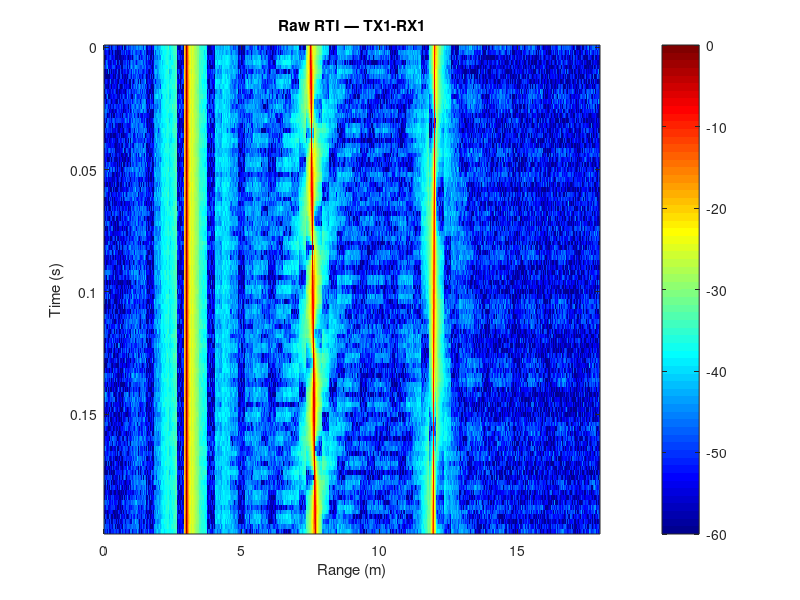
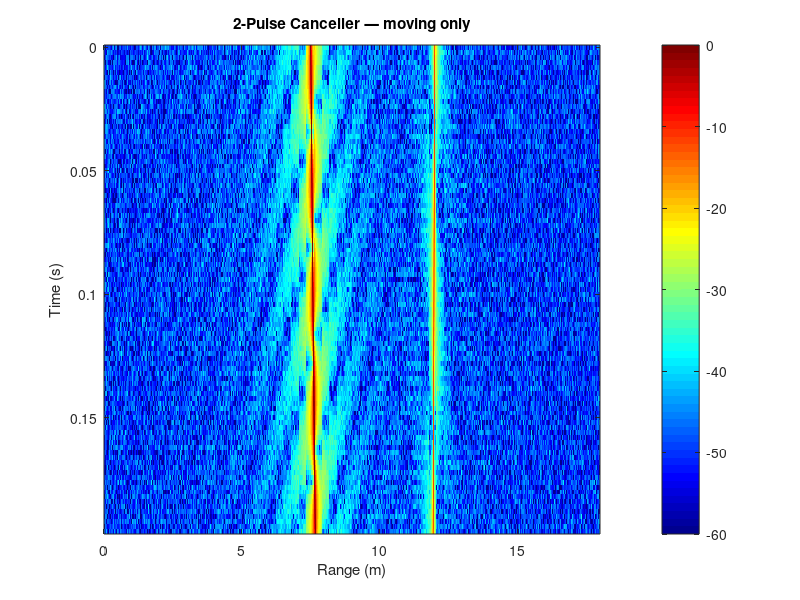
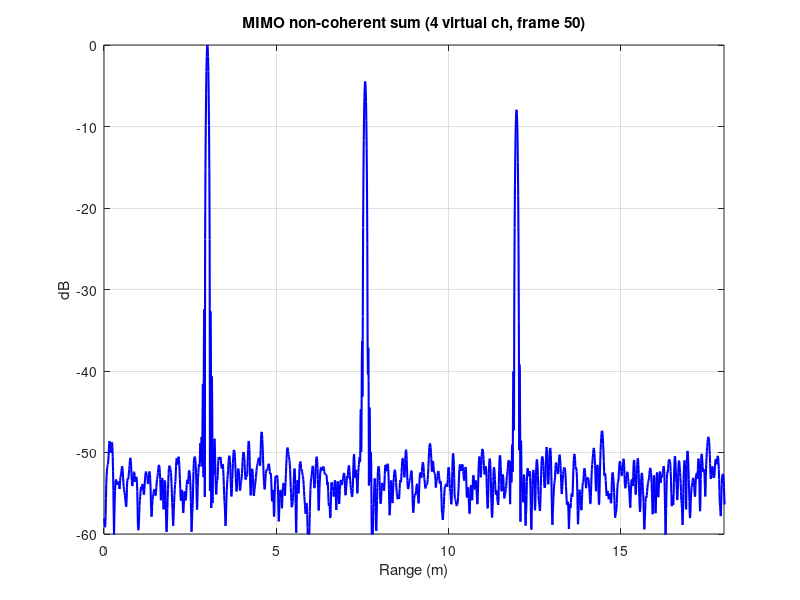

These figures' MATLAB source, in order:
%% FMCW MIMO RADAR — 2x2 hardware-trigger host script (ESP32-C3 + USB-6366)
%
%  This is a 2 TX × 2 RX MIMO configuration using ONLY working antennas:
%    Active TX channels: 1 and 4   (TX2, TX3 are damaged)
%    Active RX channels: 1 and 4   (RFIN2, RFIN3 antennas damaged)
%  Virtual array: 2 × 2 = 4 elements
%
%  IMPORTANT — firmware compatibility note:
%  The current radar_esp32c3_hw_trig.ino firmware uses the chip's state
%  machine which cycles through TX1->TX2->TX3->TX4 on consecutive TxADV
%  pulses (4 chirps per frame). Two practical options for 2x2 MIMO:
%
%    Option A (no firmware changes — used by this script):
%      Capture all 4 chirps per frame, but in MATLAB only USE the
%      TX1 and TX4 chirps (chirps 1 and 4). Discard chirps 2, 3.
%      Frame rate effectively halves (~125 fps instead of 250 fps).
%      Total wasted: 50% of capture time on damaged channels.
%
%    Option B (requires firmware update):
%      Reprogram the firmware state machine to cycle TX1 -> TX4 only,
%      and reduce the loop count from 4 to 2 in doMIMOFrame().
%      Specifically change:
%        spiWrite(PIN_CS_TX, 0x019, 0x12);  -> 0x14   (S1=1, S2=4)
%        spiWrite(PIN_CS_TX, 0x01A, 0x34);  -> 0x00   (S3, S4 unused)
%        for (uint8_t ch = 0; ch < 4; ch++)  -> "ch < 2"
%      Frame rate: full 250 fps. No wasted captures.
%
%  This script implements Option A (no firmware changes needed).
%  When you're ready for Option B, set USE_2TX_FIRMWARE = true and
%  reflash with the updated firmware.

clear; clc; close all;
fprintf('============================================================\n');
fprintf('FMCW MIMO RADAR — 2x2 HW Trigger (ESP32-C3 + USB-6366)\n');
fprintf('============================================================\n\n');

USE_HARDWARE = false;
USE_2TX_FIRMWARE = true;    % updated firmware natively cycles only TX1->TX4 (2 chirps/frame)
ESP32_PORT = 'COM3';
DAQ_NAME   = 'Dev1';

% --- Active channels ---
TX_CHANNELS = [1 4];           % active TX
RX_CHANNELS = [1 4];           % active RX
NUM_TX = length(TX_CHANNELS);  % 2
NUM_RX = length(RX_CHANNELS);  % 2
RX_AI_MAP = [0 1];             % AI 0 -> RX1, AI 1 -> RX4

% Firmware fires CHIRPS_PER_FRAME chirps per frame regardless of how many
% we actually use. With unmodified firmware, this is 4 (TX1, TX2, TX3, TX4).
if USE_2TX_FIRMWARE
    CHIRPS_PER_FRAME = NUM_TX;     % 2
    USED_CHIRP_IDX   = 1:NUM_TX;   % use all of them
else
    CHIRPS_PER_FRAME = 4;          % firmware cycles all 4 TX states
    USED_CHIRP_IDX   = TX_CHANNELS;% only chirps 1 and 4 are usable
end

% --- Radar parameters ---
c       = 3e8;
fstart  = 16e9;
fstop   = 20e9;
BW      = fstop - fstart;
Tp      = 1e-3;
FS      = 1e6;
N       = round(Tp * FS);

V_START = 2.0;  V_STOP = 6.0;

zpad       = 8 * N / 2;
rr         = c / (2 * BW);
max_range  = rr * N / 2;
range_axis = linspace(0, max_range, zpad/2);
dbv = @(x) 20*log10(abs(x) + eps);

NUM_FRAMES = 100;
frame_time = CHIRPS_PER_FRAME * Tp;
time_axis  = (0:NUM_FRAMES-1) * frame_time;

fprintf('Active TX: [%s], Active RX: [%s]\n', ...
    sprintf('%d ', TX_CHANNELS), sprintf('%d ', RX_CHANNELS));
fprintf('BW: %.1f GHz | Res: %.2f cm | Max: %.1f m\n', BW/1e9, rr*100, max_range);
if USE_2TX_FIRMWARE
    fprintf('Firmware mode: 2-TX (%.0f fps theoretical)\n\n', 1/frame_time);
else
    fprintf('Firmware mode: 4-TX, using only chirps [%s] (%.0f fps effective)\n\n', ...
        sprintf('%d ', USED_CHIRP_IDX), 1/frame_time);
end

%% ============================================================
%  HARDWARE INIT
%  ============================================================
ard = []; dq_ao = []; dq_ai = [];

if USE_HARDWARE
    fprintf('Connecting to ESP32-C3...\n');
    ard = serialport(ESP32_PORT, 115200, 'Timeout', 5);
    configureTerminator(ard, 'LF');
    pause(2); flush(ard);

    resp = esp32_cmd(ard, 'V');
    if contains(resp, 'FAIL'), error('SPI failed: %s', resp); end
    fprintf('  %s\n', resp);

    resp = esp32_cmd(ard, 'I');
    fprintf('  %s\n', resp);

    % Enable sequencers (hw_trig firmware needs this)
    resp = esp32_cmd(ard, 'S');
    fprintf('  %s\n', resp);

    % Match firmware chirp duration
    resp = esp32_cmd(ard, sprintf('T %d', round(Tp * 1e6)));
    fprintf('  %s\n\n', resp);

    fprintf('Setting up USB-6366...\n');

    dq_ao = daq('ni');
    addoutput(dq_ao, DAQ_NAME, 'ao0', 'Voltage');
    dq_ao.Rate = 100e3;
    ramp = linspace(V_START, V_STOP, round(dq_ao.Rate * Tp))';

    dq_ai = daq('ni');
    for k = 1:NUM_RX
        ai = addinput(dq_ai, DAQ_NAME, sprintf('ai%d', RX_AI_MAP(k)), 'Voltage');
        ai.TerminalConfig = 'Differential';
        ai.Range = [-1 1];
    end
    dq_ai.Rate = FS;

    % *** PFI 0 TRIGGER CONFIGURATION ***
    % Uncomment the method matching your DAQ Toolbox version:
    %
    % --- Method 1: DataAcquisition interface (R2020a+) ---
    % addtrigger(dq_ai, 'Digital', 'StartTrigger', ...
    %            [DAQ_NAME '/PFI0'], 'RisingEdge');
    %
    % --- Method 2: Session-based interface (R2014a-R2019b) ---
    % addTriggerConnection(dq_ai, 'External', ...
    %            [DAQ_NAME '/PFI0'], 'StartTrigger');

    fprintf('  AO: continuous repeating ramp at %.0f kHz\n', dq_ao.Rate/1e3);
    fprintf('  AI: PFI 0 triggered, %d samples/chirp at %.0f kHz\n', N, dq_ai.Rate/1e3);
    fprintf('  Wire: ESP32-C3 GPIO 19 -> USB-6366 PFI 0\n\n');
    fprintf('Hardware ready.\n\n');
else
    fprintf('SIMULATION MODE\n\n');
end

%% ============================================================
%  CAPTURE: Hardware-triggered multi-frame
%  ============================================================
function sif_all = capture_hw_triggered(ard, dq_ao, dq_ai, ramp, ...
        Tp, N, NUM_TX, NUM_RX, NUM_FRAMES, ...
        CHIRPS_PER_FRAME, USED_CHIRP_IDX)
    %
    % Captures CHIRPS_PER_FRAME chirps per frame from the firmware,
    % but extracts only the chirps at indices USED_CHIRP_IDX (TX1, TX4).
    %
    total_chirps  = NUM_FRAMES * CHIRPS_PER_FRAME;
    sif_all = zeros(N, NUM_RX, NUM_TX, NUM_FRAMES);

    num_ramp_reps = ceil(total_chirps * 1.5);
    ao_waveform = repmat(ramp, num_ramp_reps, 1);
    preload(dq_ao, ao_waveform);
    start(dq_ao, 'RepeatOutput');

    total_samples = N * total_chirps;
    start(dq_ai, 'Duration', seconds(total_chirps * Tp * 2));

    if NUM_FRAMES == 1
        esp32_cmd(ard, 'F');
    else
        esp32_cmd(ard, sprintf('F %d', NUM_FRAMES));
    end

    expected_time = total_chirps * (Tp + 0.0002);
    pause(expected_time + 0.5);

    try
        all_data = read(dq_ai, total_samples);
        raw = table2array(all_data);
    catch
        all_data = read(dq_ai, 'all');
        raw = table2array(all_data);
        fprintf('  Captured %d samples (expected %d)\n', size(raw,1), total_samples);
    end

    stop(dq_ao);

    % Extract only the chirps we want (TX1, TX4 = chirps 1, 4 in unmodified firmware)
    for frame = 1:NUM_FRAMES
        for tx_idx = 1:NUM_TX
            chirp_in_frame = USED_CHIRP_IDX(tx_idx);
            global_chirp = (frame - 1) * CHIRPS_PER_FRAME + chirp_in_frame;
            row_start = (global_chirp - 1) * N + 1;
            row_end   = global_chirp * N;
            if row_end <= size(raw, 1)
                sif_all(:, :, tx_idx, frame) = raw(row_start:row_end, :);
            else
                fprintf('  Warning: insufficient data at frame %d TX %d\n', frame, tx_idx);
            end
        end
    end
end

%% ============================================================
%  SIMULATE
%  ============================================================
function frame_data = simulate_frame(targets, t_abs, N, FS, ...
        NUM_TX, NUM_RX, TX_CHANNELS, RX_CHANNELS, ...
        Tp, BW, fstart, fstop, c)
    frame_data = zeros(N, NUM_RX, NUM_TX);
    t_sample = (0:N-1)' / FS;
    lambda_c = c / ((fstart + fstop) / 2);
    d_tx_unit = 2 * lambda_c;
    d_rx_unit = lambda_c / 2;
    theta = 10 * pi / 180;

    for tx = 1:NUM_TX
        for rx = 1:NUM_RX
            tx_pos = (TX_CHANNELS(tx) - 1) * d_tx_unit;
            rx_pos = (RX_CHANNELS(rx) - 1) * d_rx_unit;
            sig = zeros(N, 1);
            for tgt = 1:size(targets, 1)
                R = targets(tgt, 1) + targets(tgt, 3) * t_abs;
                if R < 0.1 || R > 50, continue; end
                f_beat = 2 * R * BW / (c * Tp);
                phase_rt = 4 * pi * R * (fstart + fstop) / (2 * c);
                arr_ph = 2*pi/lambda_c * (tx_pos + rx_pos) * sin(theta);
                sig = sig + targets(tgt,2) * cos(2*pi*f_beat*t_sample + phase_rt + arr_ph);
            end
            frame_data(:, rx, tx) = sig + 0.003 * randn(N, 1);
        end
    end
end

%% ============================================================
%  TARGETS
%  ============================================================
if ~USE_HARDWARE
    targets = [3.0, 0.10, 0.0; 7.5, 0.06, 0.8; 12.0, 0.04, -0.3];
end

%% ============================================================
%  DATA COLLECTION
%  ============================================================
sif_all = zeros(N, NUM_RX, NUM_TX, NUM_FRAMES);

if USE_HARDWARE
    fprintf('Capturing %d frames (HW triggered, 2x2 active)...\n', NUM_FRAMES);
    tic;
    sif_all = capture_hw_triggered(ard, dq_ao, dq_ai, ramp, ...
        Tp, N, NUM_TX, NUM_RX, NUM_FRAMES, ...
        CHIRPS_PER_FRAME, USED_CHIRP_IDX);
    fprintf('Done: %.1f s (%.0f fps actual)\n\n', toc, NUM_FRAMES/toc);
else
    fprintf('Simulating %d frames...\n', NUM_FRAMES);
    tic;
    for frame = 1:NUM_FRAMES
        t_abs = (frame - 1) * frame_time;
        sif_all(:,:,:,frame) = simulate_frame(targets, t_abs, ...
            N, FS, NUM_TX, NUM_RX, TX_CHANNELS, RX_CHANNELS, ...
            Tp, BW, fstart, fstop, c);
    end
    fprintf('Done: %.1f s\n\n', toc);
end

%% ============================================================
%  PROCESSING
%  ============================================================
fprintf('Processing...\n');

sif = squeeze(sif_all(:, 1, 1, :))';

figure('Name', 'Raw RTI', 'Position', [50 500 900 350]);
v_raw = dbv(ifft(sif, zpad, 2));
S_raw = v_raw(:, 1:zpad/2);
imagesc(range_axis, time_axis, S_raw - max(S_raw(:)), [-60 0]);
colormap('jet'); colorbar;
ylabel('Time (s)'); xlabel('Range (m)');
title(sprintf('Raw RTI — TX%d-RX%d', TX_CHANNELS(1), RX_CHANNELS(1)));
xlim([0 min(18, max_range)]);

sif2 = sif(2:end,:) - sif(1:end-1,:);
figure('Name', '2-Pulse Canceller', 'Position', [50 100 900 350]);
v2 = dbv(ifft(sif2, zpad, 2));
S2 = v2(:, 1:zpad/2);
imagesc(range_axis, time_axis(1:end-1), S2 - max(S2(:)), [-60 0]);
colormap('jet'); colorbar;
ylabel('Time (s)'); xlabel('Range (m)');
title('2-Pulse Canceller — moving only'); xlim([0 min(18, max_range)]);

mid = round(NUM_FRAMES / 2);
mimo_sum = zeros(zpad/2, 1);
for tx = 1:NUM_TX
    for rx = 1:NUM_RX
        sp = fft(sif_all(:, rx, tx, mid) .* hanning(N), zpad);
        mimo_sum = mimo_sum + abs(sp(1:zpad/2));
    end
end
figure('Name', 'MIMO Range', 'Position', [1000 300 700 400]);
plot(range_axis, dbv(mimo_sum) - max(dbv(mimo_sum)), 'b', 'LineWidth', 1.5);
xlabel('Range (m)'); ylabel('dB');
title(sprintf('MIMO non-coherent sum (%d virtual ch, frame %d)', ...
    NUM_TX*NUM_RX, mid));
xlim([0 min(18, max_range)]); ylim([-60 0]); grid on;

%% ============================================================
%  CLEANUP
%  ============================================================
if USE_HARDWARE
    esp32_cmd(ard, 'D');
    esp32_cmd(ard, 'W 045 00');
    clear dq_ao dq_ai ard;
    fprintf('\nHardware released.\n');
end
fprintf('\n=== DONE ===\n');

%% ============================================================
%  HELPER
%  ============================================================
function resp = esp32_cmd(ard, cmd)
    flush(ard);
    writeline(ard, cmd);
    resp = '';
    for attempt = 1:200
        if ard.NumBytesAvailable > 0
            line = readline(ard);
            if contains(line, 'OK') || contains(line, 'FAIL') || contains(line, 'ERR')
                resp = char(line);
                return;
            end
            if strlength(line) > 0
                fprintf('  [ESP32] %s\n', line);
            end
        else
            pause(0.01);
        end
    end
    resp = 'TIMEOUT';
    warning('ESP32 timeout on: %s', cmd);
end
